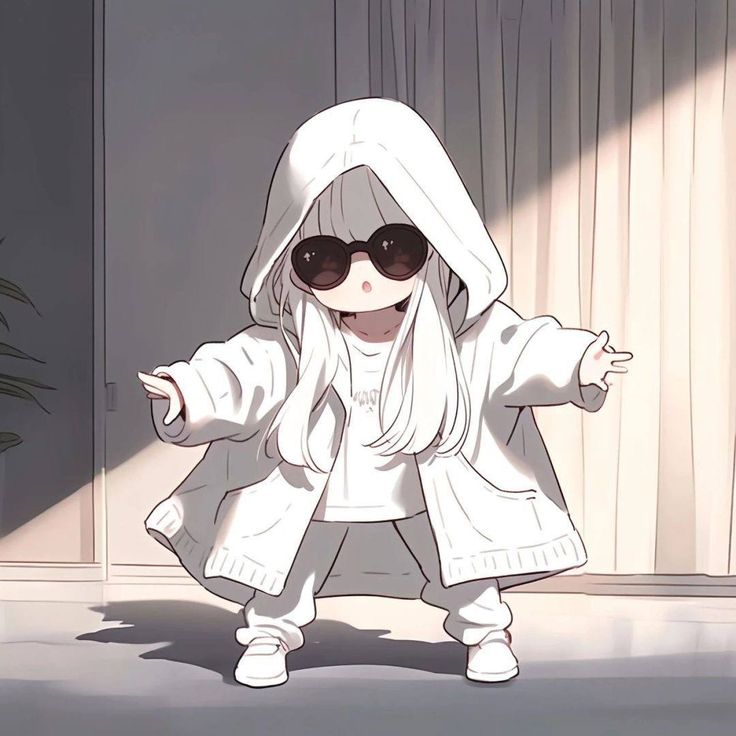
#> input picture pert.2/img.2.jpeg, 736 x 736 px, found by its file name
$ python CitraNegatif.py
#> lines starting #> are read from the running program, lines starting #| are printed output that depends on the picture
import cv2

#Membaca gmr grayscale
img = cv2.imread('C:/Users/isna/Documents/Pengolahan Citra/praktik/img.2.jpeg', 0)
#> img: shape (736, 736); min 0, max 255, mean 168.5

#Membuat citra negatif
negatif = 255 - img
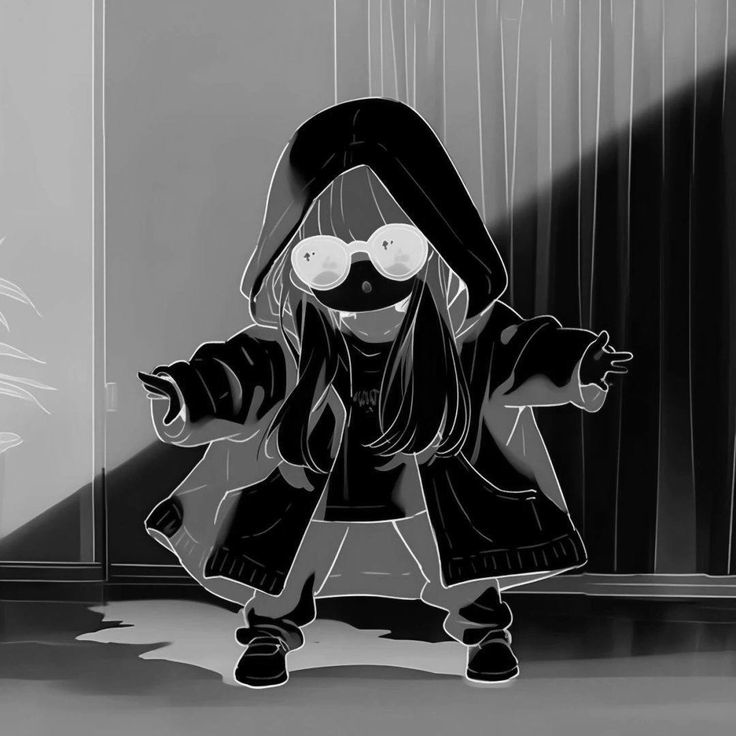
#> negatif: shape (736, 736); min 0, max 255, mean 86.5

#Menampilkan hasil
cv2.imshow('Grayscale', img)
cv2.imshow('Citra Negatif', negatif)

#Menyimpan hasil ke file baru
cv2.imwrite('negatif_C:/Users/isna/Documents/Pengolahan Citra/praktik/img.2.jpeg', negatif)

cv2.waitKey(0)
#> (the run stopped early here; a loop or call above may not have finished)
